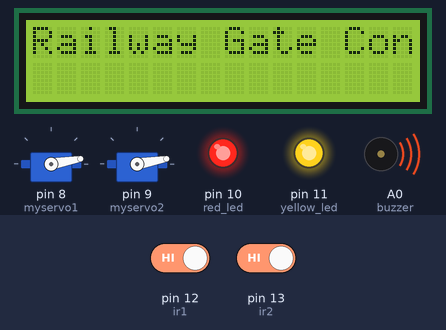
Recording of a sketch running on a simulated Arduino Uno, built with avr-gcc and run on an emulated ATmega328P. Shown: 2 × servo, 16×2 character LCD, output pins drawn as LEDs (lit = HIGH), buzzer (waves = sounding, pin HIGH). Inputs (shaded band) come from the test bench; at power-on: pin 12 (ir1) HIGH, pin 13 (ir2) HIGH.

Above: at 0.1 s.
3.3 s: pin 12 (ir1) driven LOW
At 4.4 s:
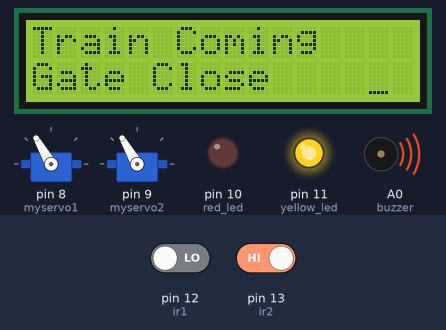
5.0 s: pin 13 (ir2) driven LOW
At 6.0 s:
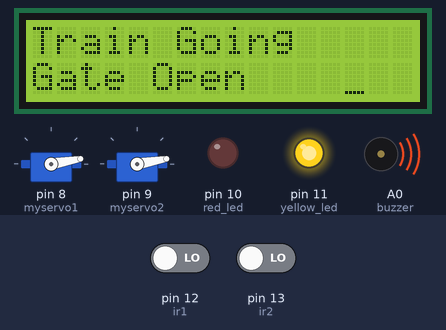
At 8.7 s:
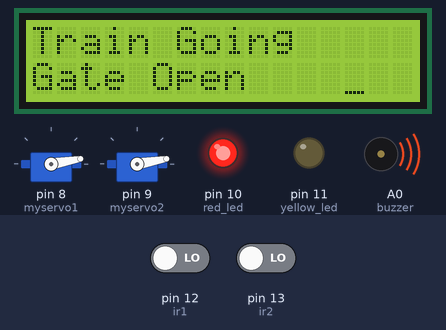
Timing chart, 0 to 10.2 s (numbered marks = the images above; inputs shaded):
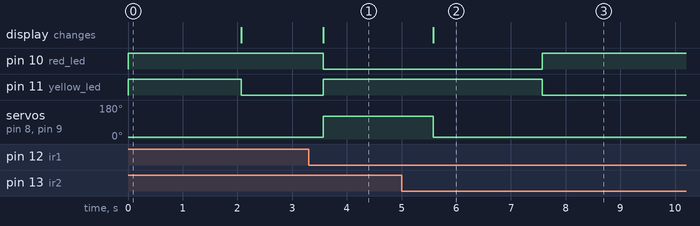

Measured:
- after the input at 3.3 s, pin 10 (red_led): HIGH → LOW after 0.27 s; pin 11 (yellow_led): LOW → HIGH after 0.27 s; servo on pin 8 (myservo1), servo on pin 9 (myservo2): 10° → 120° after 0.27 s; the display: changes after 0.27 s (image 1)
- after the input at 5.0 s, pin 10 (red_led): LOW → HIGH after 2.6 s; pin 11 (yellow_led): HIGH → LOW after 2.6 s; servo on pin 8 (myservo1), servo on pin 9 (myservo2): 120° → 10° after 0.58 s; the display: changes after 0.58 s (image 2)

The sketch:

project.ino
```cpp
#include <Servo.h>
Servo myservo1;
Servo myservo2;

#include <LiquidCrystal.h>
#include <stdio.h>


LiquidCrystal lcd(6, 7, 5, 4, 3, 2);


int ir1 = 12;
int ir2 = 13;

int buzzer = A0;

int red_led    = 10;
int yellow_led = 11;


int sti=0;
String inputString = "";         // a string to hold incoming data
boolean stringComplete = false;  // whether the string is complete


void beep()
{
  digitalWrite(buzzer, LOW);delay(1000);digitalWrite(buzzer, HIGH);
}

void setup()
{
 Serial.begin(9600);//serialEvent();

    myservo1.attach(8);
    myservo2.attach(9);
    pinMode(ir1, INPUT);
    pinMode(ir2, INPUT);
    pinMode(buzzer, OUTPUT); // Sets the trigPin as an Output
    pinMode(red_led, OUTPUT);
    pinMode(yellow_led, OUTPUT);

   digitalWrite(buzzer, HIGH);
   myservo1.write(10);
   myservo2.write(10);
   digitalWrite(red_led, HIGH);
   digitalWrite(yellow_led, HIGH);

  lcd.begin(16, 2);lcd.cursor();
  lcd.print("Railway Gate Control");
  delay(2000);

   lcd.clear();
   lcd.setCursor(0,0);

   digitalWrite(red_led, HIGH);digitalWrite(yellow_led, LOW);
}

void loop()
{
  if(digitalRead(ir1) == LOW)
    {
      digitalWrite(red_led, LOW);digitalWrite(yellow_led, HIGH);

      lcd.setCursor(0,0);lcd.print("Train Coming ");
      lcd.setCursor(0,1);lcd.print("Gate Close    ");
      myservo1.write(120);myservo2.write(120);
       delay(2000);

     while(digitalRead(ir2) == HIGH);

     lcd.setCursor(0,0);lcd.print("Train Going  ");
     lcd.setCursor(0,1);lcd.print("Gate Open    ");
     myservo1.write(10);myservo2.write(10);
       delay(2000);

     digitalWrite(red_led, HIGH);digitalWrite(yellow_led, LOW);
       delay(12000);
    }

  if(digitalRead(ir2) == LOW)
    {
      digitalWrite(red_led, LOW);digitalWrite(yellow_led, HIGH);

      lcd.setCursor(0,0);lcd.print("Train Coming ");
      lcd.setCursor(0,1);lcd.print("Gate Close    ");
      myservo1.write(120);myservo2.write(120);
       delay(2000);

     while(digitalRead(ir1) == HIGH);

     lcd.setCursor(0,0);lcd.print("Train Going  ");
     lcd.setCursor(0,1);lcd.print("Gate Open    ");
     myservo1.write(10);myservo2.write(10);
       delay(2000);

     digitalWrite(red_led, HIGH);digitalWrite(yellow_led, LOW);
      delay(12000);
    }

  delay(500);
}


void converts(unsigned int value)
{
  unsigned int a,b,c,d,e,f,g,h;

      a=value/10000;
      b=value%10000;
      c=b/1000;
      d=b%1000;
      e=d/100;
      f=d%100;
      g=f/10;
      h=f%10;


      a=a|0x30;
      c=c|0x30;
      e=e|0x30;
      g=g|0x30;
      h=h|0x30;


   Serial.write(a);
   Serial.write(c);
   Serial.write(e);
   Serial.write(g);
   Serial.write(h);
}

void convertl(unsigned int value)
{
  unsigned int a,b,c,d,e,f,g,h;

      a=value/10000;
      b=value%10000;
      c=b/1000;
      d=b%1000;
      e=d/100;
      f=d%100;
      g=f/10;
      h=f%10;


      a=a|0x30;
      c=c|0x30;
      e=e|0x30;
      g=g|0x30;
      h=h|0x30;


   lcd.write(a);
   lcd.write(c);
   lcd.write(e);
   lcd.write(g);
   lcd.write(h);
}

void convertk(unsigned int value)
{
  unsigned int a,b,c,d,e,f,g,h;

      a=value/10000;
      b=value%10000;
      c=b/1000;
      d=b%1000;
      e=d/100;
      f=d%100;
      g=f/10;
      h=f%10;


      a=a|0x30;
      c=c|0x30;
      e=e|0x30;
      g=g|0x30;
      h=h|0x30;


  // lcd.write(a);
  // lcd.write(c);
  // lcd.write(e);
  // lcd.write(g);
   lcd.write(h);
}
```
